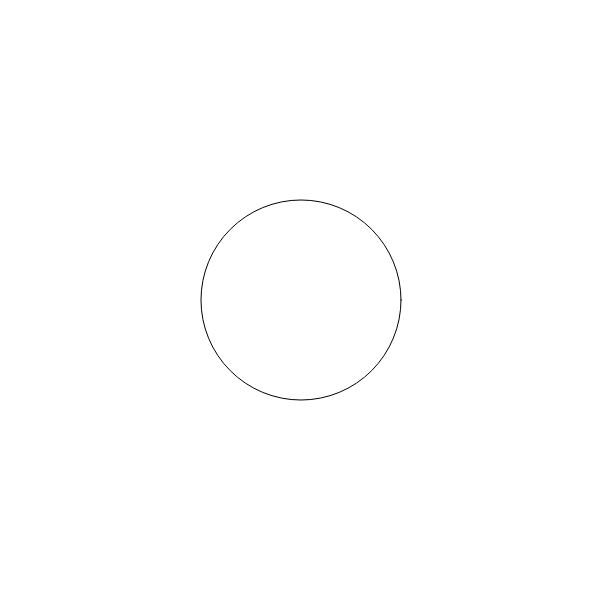
Frame 1 (no input)
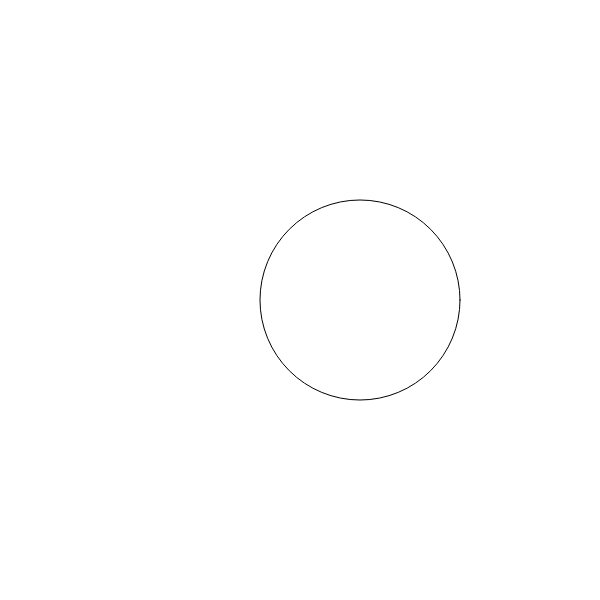
Frame 60 (no input)
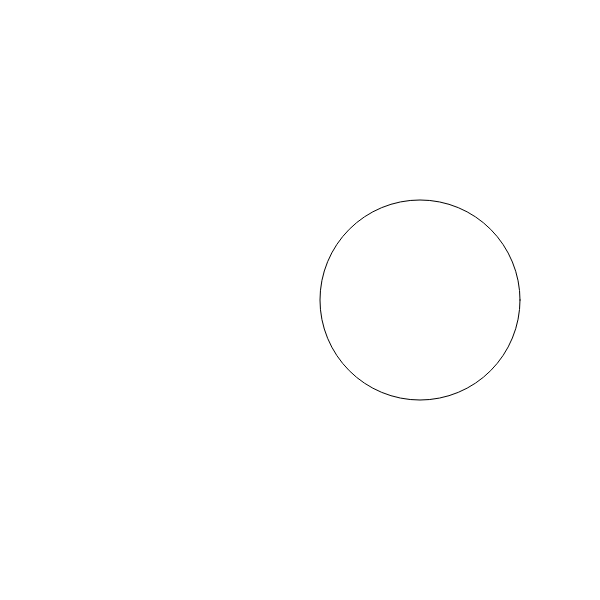
Frame 120 (the mouse pressed at the canvas centre since frame 60)

The p5.js sketch that drew these frames (run headless with seeded random() and noise() and a simulated clock; from frame 60 on, the mouse is pressed at the canvas centre):

// p5.js sketch
// ── sketch.js
// Variables to set canvas dimensions
var canvasWidth = 600;
var canvasHeight = 600;

// Circle's diameter
var circleWidth = 200; 
// Center the circle based on the canvas width and height
var circleX = canvasWidth/2; 
var circleY = canvasHeight/2;
// The initial velocity of the circle, X is left/right direction, Y is up/down direction
var xVelocity = 1;
var yVelocity = 1;

function setup() {
    // Create the canvas
    createCanvas(canvasWidth, canvasHeight);
}

function draw() {
    // Clear all previous circles drawn
    clear();
    // Move the circle along the x axis based on the velocity
    circleX += xVelocity;
    // Check if the right edge of the circle touched the edge of the canvas
    if(circleX + circleWidth/2 >= canvasWidth) 
        xVelocity *= -1; // Multiply the velocity by -1 to reverse the velocity, so the circle moves in the opposite direction
    // Check if the left edge of the circled touched the edge of the canvas
    else if(circleX - circleWidth/2 <= 0)
        xVelocity *= -1; // Multiply the velocity by -1 to reverse the velocity, so the circle moves in the opposite direction
    ellipse(circleX, circleY, circleWidth); // Finally draw the circle
    //console.log(circleX);
}
